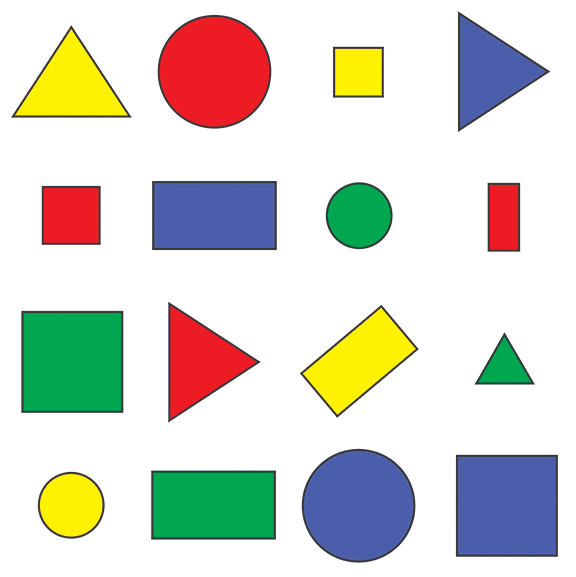
#> input picture datas/images/shapes.png, 576 x 577 px
$ python 20_Trackbar.py
#> lines starting #> are read from the running program, lines starting #| are printed output that depends on the picture
# 모듈 불러오기
import cv2 as cv
import pytesseract
import numpy as np
import os

def nothing():
    pass

# 윈도우 생성하기
cv.namedWindow("Canny Edge")

# 트랙바 생성하기
cv.createTrackbar("low threshold", "Canny Edge", 0, 1000, nothing)
cv.createTrackbar("high threshold", "Canny Edge", 0, 1000, nothing)

# GRAYSCALE 로 읽기
strfile = os.getcwd() + "/datas/images/shapes.png"
img = cv.imread(strfile)
#> img is the input picture: shape (577, 576, 3); mean B, G, R 205.1, 214.3, 214.2
img_resized = cv.resize(img, (0,0), fx=0.5, fy=0.5)
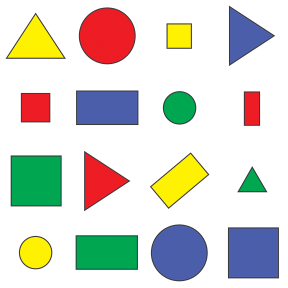
#> img_resized: shape (288, 288, 3); mean B, G, R 205.1, 214.2, 214.2

img_gray = cv.imread('datas/images/shapes.png', cv.IMREAD_GRAYSCALE)
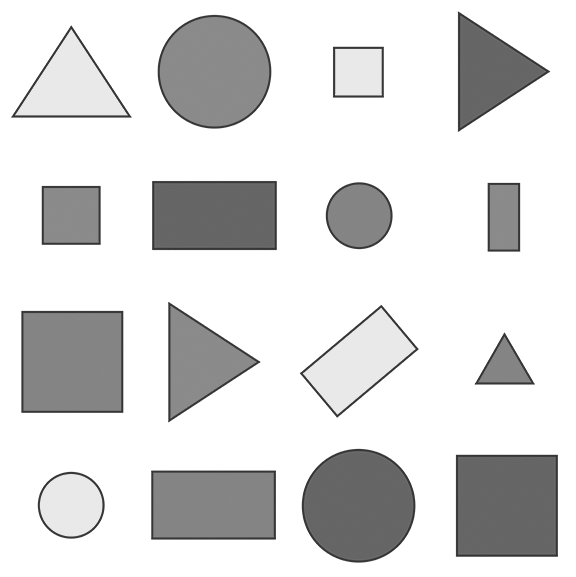
#> img_gray: shape (577, 576); min 53, max 255, mean 218.6
img_gray_resized = cv.resize(img_gray, (0, 0), fx=0.5, fy=0.5)
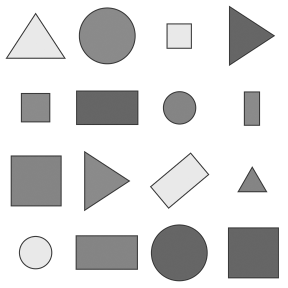
#> img_gray_resized: shape (288, 288); min 54, max 255, mean 218.6

while True:
    # 트랙바 값 읽기
    low = cv.getTrackbarPos('low threshold', 'Canny Edge')
    high = cv.getTrackbarPos('high threshold', 'Canny Edge')

    # Canney 이미지 얻기
    img_canny = cv.Canny(img_gray_resized, low, high)
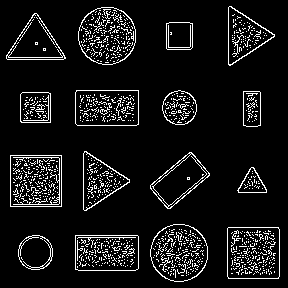
#> img_canny: shape (288, 288); 8.5% white in thin lines or dots

    # 이미지 수평으로 합치기
    img_canny_bgr = cv.cvtColor(img_canny, cv.COLOR_GRAY2BGR)
#> img_canny_bgr: shape (288, 288, 3); 8.5% white in thin lines or dots
    img_sum = np.hstack((img_resized, img_canny_bgr))
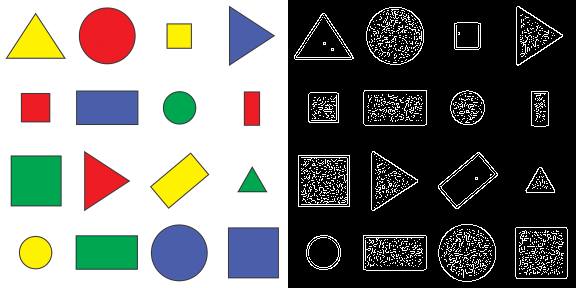
#> img_sum: shape (288, 576, 3); mean B, G, R 113.4, 118, 118

    # 이미지 출력하기
    cv.imshow("Canny Edge", img_sum)

    if cv.waitKey(1) == ord('q'):
#> (key q is pressed here)
        break
